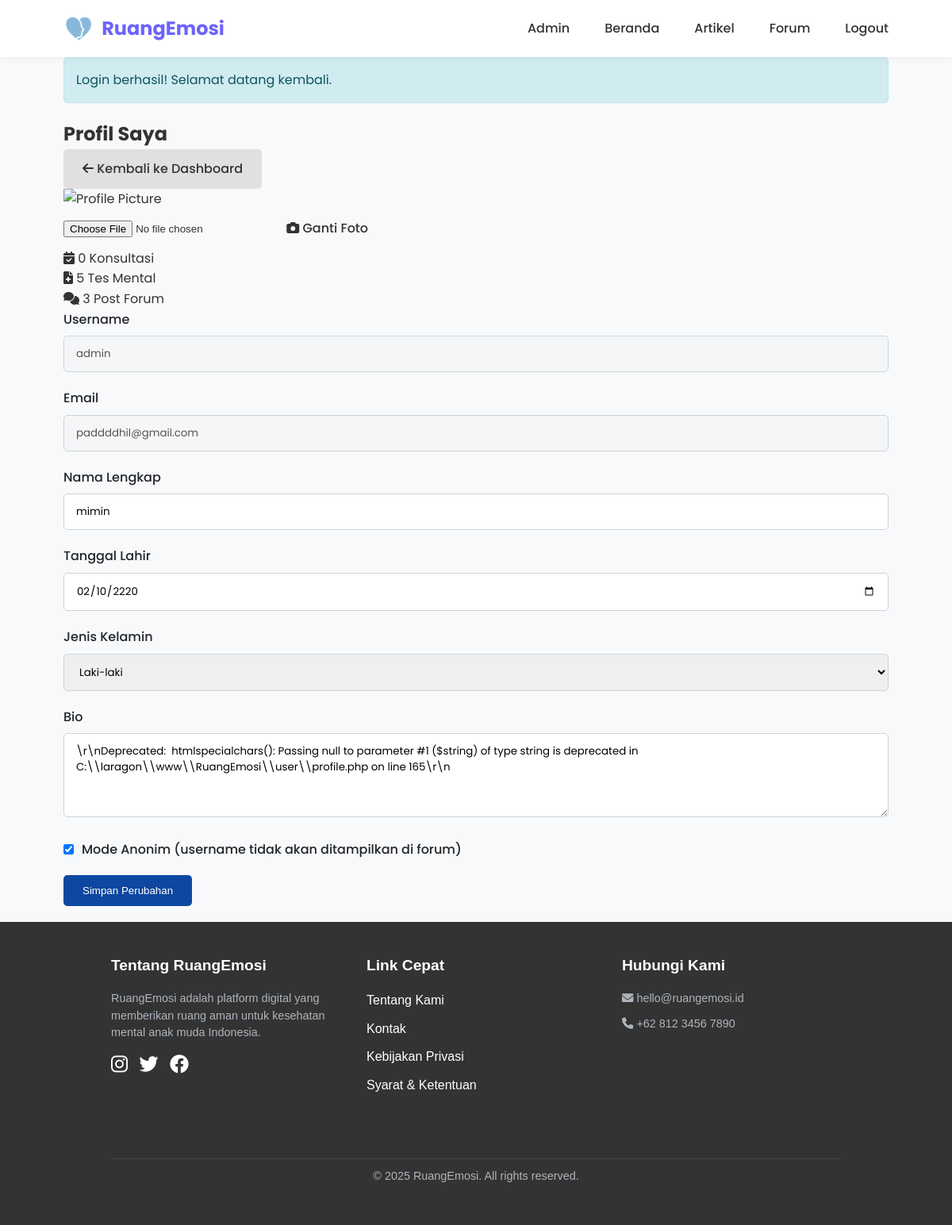
Screenshot of /user/profile.php (signed in) with the database file from the repository.
### tables this page shows
CREATE TABLE `users` (
  `user_id` int NOT NULL,
  `username` varchar(50) NOT NULL,
  `email` varchar(100) NOT NULL,
  `password` varchar(255) NOT NULL,
  `full_name` varchar(100) DEFAULT NULL,
  `birth_date` date DEFAULT NULL,
  `gender` enum('L','P','Lainnya') DEFAULT NULL,
  `is_anonymous` tinyint(1) DEFAULT '1',
  `is_counselor` tinyint(1) DEFAULT '0',
  `bio` text,
  `profile_pic` varchar(255) DEFAULT NULL,
  `created_at` timestamp NULL DEFAULT CURRENT_TIMESTAMP,
  `updated_at` timestamp NULL DEFAULT CURRENT_TIMESTAMP ON UPDATE CURRENT_TIMESTAMP,
  `is_admin` tinyint(1) DEFAULT '0',
  `remember_token` varchar(64) DEFAULT NULL,
  `remember_token_expiry` datetime DEFAULT NULL,
  `reset_token` varchar(64) DEFAULT NULL,
  `reset_token_expiry` datetime DEFAULT NULL,
  `reset_attempts` int DEFAULT '0',
  `status` enum('active','pending') DEFAULT 'active',
  `profile_image` varchar(255) DEFAULT 'default.png'
);

### user/profile.php (the view, shortened to what this page needs)
<?php
require_once '../includes/config.php';
require_once '../includes/functions.php';
$user_id = $_SESSION['user_id'];
$user = get_user_data($user_id);
require_once '../includes/header.php';
$upcoming_consultations = [];
$test_results = [];
$result = $conn->query("SELECT * FROM test_results WHERE user_id = $user_id");
while ($row = $result->fetch_assoc()) {
    $test_results[] = $row;
}
$recent_posts = [];
$result = $conn->query("SELECT * FROM forum_posts WHERE user_id = $user_id");
while ($row = $result->fetch_assoc()) {
    $recent_posts[] = $row;
}
?>
<section class="profile">
    <div class="container">
        <div class="profile-header">
            <h1>Profil Saya</h1>
            <a href="<?php echo BASE_URL; ?>/user/dashboard.php" class="btn btn-secondary">
                <i class="fas fa-arrow-left"></i> Kembali ke Dashboard
            </a>
        </div>
        <div class="profile-content">
            <div class="profile-sidebar">
                <div class="profile-picture">
                    <img src="<?php echo $user['profile_pic'] ?
                              BASE_URL . '/assets/images/profiles/' . $user['profile_pic'] :
                              BASE_URL . '/assets/images/default-profile.jpg'; ?>"
                         alt="Profile Picture">
                    <form action="<?php echo htmlspecialchars($_SERVER['PHP_SELF']); ?>"
                          method="POST"
                          enctype="multipart/form-data"
                          class="upload-form">
                        <input type="file" name="profile_pic" id="profile_pic" accept="image/*">
                        <label for="profile_pic" class="btn btn-small">
                            <i class="fas fa-camera"></i> Ganti Foto
                        </label>
                    </form>
                </div>
                <div class="profile-stats">
                    <div class="stat-item">
                        <i class="fas fa-calendar-check"></i>
                        <span><?php echo count($upcoming_consultations); ?> Konsultasi</span>
                    </div>
                    <div class="stat-item">
                        <i class="fas fa-file-medical"></i>
                        <span><?php echo count($test_results); ?> Tes Mental</span>
                    </div>
                    <div class="stat-item">
                        <i class="fas fa-comments"></i>
                        <span><?php echo count($recent_posts); ?> Post Forum</span>
                    </div>
                </div>
            </div>
            <div class="profile-form">
                <form action="<?php echo htmlspecialchars($_SERVER['PHP_SELF']); ?>" method="POST">
                    <div class="form-group">
                        <label>Username</label>
                        <input type="text" value="<?php echo htmlspecialchars($user['username']); ?>" disabled>
                    </div>
                    <div class="form-group">
                        <label>Email</label>
                        <input type="email" value="<?php echo htmlspecialchars($user['email']); ?>" disabled>
                    </div>
                    <div class="form-group">
                        <label for="full_name">Nama Lengkap</label>
                        <input type="text" id="full_name" name="full_name"
                               value="<?php echo htmlspecialchars($user['full_name']); ?>">
                    </div>
                    <div class="form-row">
                        <div class="form-group">
                            <label for="birth_date">Tanggal Lahir</label>
                            <input type="date" id="birth_date" name="birth_date"
                                   value="<?php echo htmlspecialchars($user['birth_date']); ?>">
                        </div>
                        <div class="form-group">
                            <label for="gender">Jenis Kelamin</label>
                            <select id="gender" name="gender">
                                <option value="L" <?php echo $user['gender'] === 'L' ? 'selected' : ''; ?>>Laki-laki</option>
                            </select>
                        </div>
                    </div>
                    <div class="form-group">
    <label for="bio">Bio</label>
    <textarea id="bio" name="bio" rows="4"><?php echo htmlspecialchars($user['bio'] ?? ''); ?></textarea>
</div>
                    <div class="form-group checkbox">
                        <input type="checkbox" id="is_anonymous" name="is_anonymous"
                            <?php echo $user['is_anonymous'] ? 'checked' : ''; ?>>
                        <label for="is_anonymous">Mode Anonim (username tidak akan ditampilkan di forum)</label>
                    </div>
                    <div class="form-group">
                        <button type="submit" class="btn btn-primary">Simpan Perubahan</button>
                    </div>
                </form>
            </div>
        </div>
    </div>
</section>
<?php require_once '../includes/footer.php'; ?>

### assets/css/style.css (style rules this page uses)
:root { --primary-color: #6C63FF; --secondary-color: #4D44DB; --accent-color: #FF6584; --light-color: #F8F9FA; --dark-color: #212529; --gray-color: #6C757D; --light-gray: #E9ECEF; --success-color: #28A745; --warning-color: #FFC107; --danger-color: #DC3545; --pastel-blue: #A7C5EB; --pastel-purple: #C4A7E8; --pastel-pink: #F5C3C2; --pastel-green: #C1E1C1; }
* { margin: 0; padding: 0; box-sizing: border-box; }
body { font-family: 'Poppins', sans-serif; line-height: 1.6; color: var(--dark-color); background-color: #F9F9F9; }
.container { width: 100%; max-width: 1200px; margin: 0 auto; padding: 0 20px; }
a { text-decoration: none; color: var(--primary-color); transition: all 0.3s ease; }
.btn { display: inline-block; padding: 10px 20px; border-radius: 30px; font-weight: 500; text-align: center; cursor: pointer; transition: all 0.3s ease; border: none; }
.btn-primary { background-color: var(--primary-color); color: white; }
.btn-secondary { background-color: white; color: var(--primary-color); border: 1px solid var(--primary-color); }
.form-group { margin-bottom: 20px; }
.form-group label { display: block; margin-bottom: 8px; font-weight: 500; color: var(--dark-color); }
.form-group input, .form-group textarea, .form-group select { width: 100%; padding: 12px 15px; border: 1px solid #CED4DA; border-radius: 5px; font-family: 'Poppins', sans-serif; transition: all 0.3s ease; }
.checkbox { display: flex; align-items: center; }
.checkbox input { width: auto; margin-right: 10px; }
.checkbox label { margin-bottom: 0; }

### includes/header.php (style rules this page uses)
* { margin: 0; padding: 0; box-sizing: border-box; }
body { font-family: 'Poppins', sans-serif; line-height: 1.6; color: #333; background-color: #f8f9fa; }
.container { width: 90%; max-width: 1200px; margin: 0 auto; }
.btn { padding: 0.75rem 1.5rem; border: none; border-radius: 5px; font-weight: 500; text-decoration: none; display: inline-block; }
.btn-primary { background-color: #0d47a1; color: #fff; }
.btn-secondary { background-color: #e0e0e0; color: #333; }

### rows the page displays
users: username "admin", email "paddddhil@gmail.com", full_name "mimin", birth_date "02/10/2220", gender "Laki-laki", bio "\\r\\nDeprecated: htmlspecialchars(): Passing null to parameter #1 ($string) of type string is deprecated in C:\\\\laragon\\\\www\\\\RuangEmosi\\\\user\\\\profile.php on line 165\\r\\n", is_anonymous "☑"

### other values shown
$_SESSION['message'] "Login berhasil! Selamat datang kembali."
count($upcoming_consultations) "0"
count($test_results) "5"
count($recent_posts) "3"
